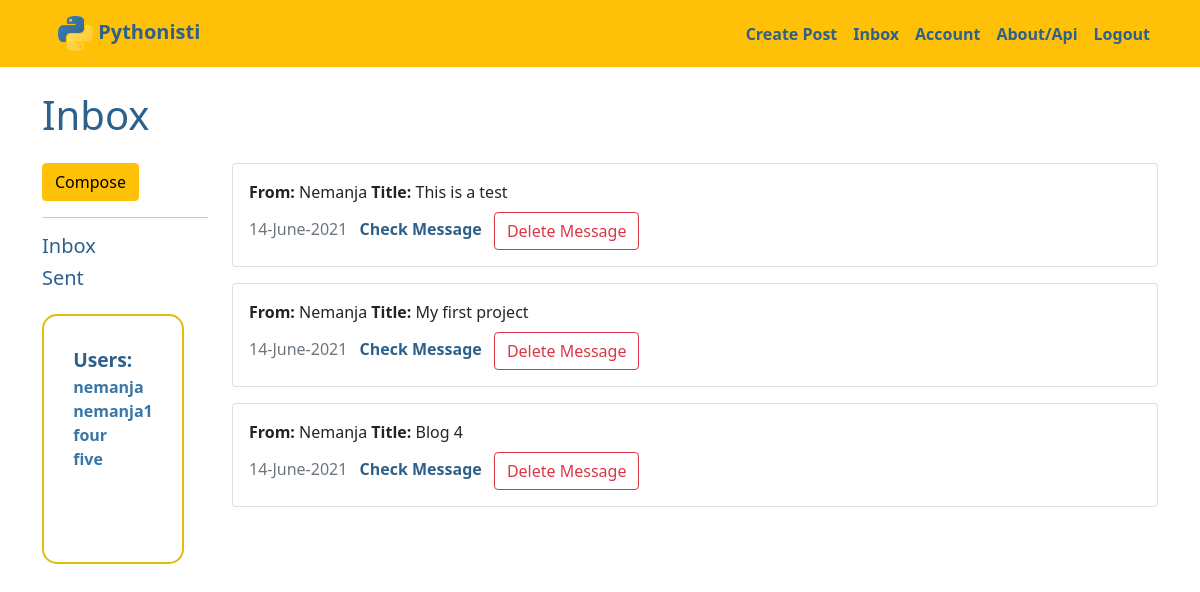
The app's page /mail/inbox (signed in) with its own data.
### myproject/models.py (models this page shows, shortened)
class User(db.Model, UserMixin):
    __tablename__ = 'users'
    id = db.Column(db.Integer, primary_key=True)
    profile_image = db.Column(db.String(255), nullable=False, default='default_profile.png')
    email = db.Column(db.String(64), unique=True, index=True)
    username = db.Column(db.String(64), unique=True, index=True, nullable=False)
    password_hash = db.Column(db.String(255), nullable=False, index=True)
    posts = db.relationship('Blog', backref='author', lazy=True, cascade="all, delete-orphan")
    comments = db.relationship('Comment', backref='comment_author', lazy=True, cascade="all, delete-orphan")
    send_messages = db.relationship(
        'Message',
        backref='sender',
        foreign_keys='Message.sender_id',
        lazy=True,
        cascade="save-update")
    receive_messages = db.relationship(
        'Message',
        backref='receiver',
        foreign_keys='Message.receiver_id',
        lazy=True,
        cascade="save-update")

class Message(db.Model):
    __tablename__ = 'messages'
    id = db.Column(db.Integer, primary_key=True)
    title = db.Column(db.String(125), nullable=False, index=True)
    date = db.Column(db.DateTime, nullable=False, default=datetime.utcnow, index=True)
    text = db.Column(db.Text, nullable=False, index=True)
    seen = db.Column(db.Boolean, nullable=False, default=False, index=True)
    MESSAGE_VISIBLE_TO = db.Column(db.Integer, nullable=True)
    sender_id = db.Column(db.Integer, db.ForeignKey('users.id'), nullable=False)
    receiver_id = db.Column(db.Integer, db.ForeignKey('users.id'), nullable=False)

### myproject/mail/views.py (the view)
@messages_blueprint.route('/inbox')
@login_required
def inbox():
    messages = Message.query.filter(and_(Message.receiver_id == current_user.id,
                                    Message.MESSAGE_VISIBLE_TO.isnot(current_user.id))).all()
    users = User.query.all()
    return render_template('inbox.html', messages=messages, users=users)

### myproject/models.py (called while the page is built)
@login_manager.user_loader
def load_user(user_id):
    return User.query.get(user_id)

### myproject/mail/templates/mail/inbox.html (shortened to what this page needs)
{% extends 'base.html' %}
{% block content %}
  <div class="jumbotron">
    <h1>Inbox</h1>
  </div>
<div class="row">
  <div class="col-md-2">
    <a href="{{ url_for('messages.create_message') }}" class="btn btn-warning">Compose</a>
    <hr>
    <a href="{{ url_for('messages.inbox') }}"><h5>Inbox</h5></a>
    <a href="{{ url_for('messages.sent_messages') }}"><h5>Sent</h5></a>
    <div class="user_list_div">
      <ul><span class='user_list_span'>Users:</span>
        {% for user in users %}
        <li>{{ user.username }}</li>
        {% endfor %}
      </ul>
    </div>
  </div>
    <div class="col-md-10 overflow_div">
      {% for message in messages %}
      {% if current_user.id == message.receiver.id %}
        {% if message.seen %}
        <div class="card mb-3" style="width: 100%;">
        {% else %}
        <div class="card mb-3" style="width: 100%; border:2px solid var(--dark_blue);">
        {% endif %}
          <div class="card-body">
            <p class="card-title"><strong>From: </strong>{{ message.sender.username|capitalize }} <strong>Title: </strong>{{ message.title|capitalize }}</p><label class="card-subtitle mb-2 text-muted">{{ message.date.strftime("%d-%B-%Y") }}</label>
            <a href="{{ url_for('messages.view_message', message_id=message.id) }}" class="card-link check_message_link">Check Message</a>
            <button type="button"
                class="btn btn-outline-danger"
                data-bs-toggle="modal"
                data-bs-target="#del_message">
                  Delete Message
            </button>
          </div>
        </div>
      {% endif %}
    {% endfor %}
    </div>
</div>
{% endblock %}

### myproject/static/css/style.css (style rules this page uses)
:root { --white_letters: #e6e8ea; --yellow: #ffdf76; --dark_yellow: #e3bb09; --light_blue: #75a8d3; --blue: #3776a6; --dark_blue: #2d618c; --dark_letters: #444; }
body { width: 100%; height: 100vh; }
* { margin: 0; padding: 0; box-sizing: border-box; scroll-behavior: smooth; transition: 0.3s; }
a { text-decoration: none; color: var(--dark_blue); }
label { color: var(--dark_letters); }
p { margin: 0; }
h1 { color: var(--dark_blue); margin-bottom: 1.5rem; }
.check_message_link { font-weight: bold; margin: auto 0.5rem; }
.user_list_div { height: 250px; margin: 1.5rem; margin-left: 0; padding: 30px 0; border: 2px solid var(--dark_yellow); border-radius: 15px; display: flex; justify-content: center; overflow: auto; }
.user_list_div > ul { list-style: none; padding: 0; color: var(--blue); font-weight: bold; }
.user_list_span { color: var(--dark_blue); font-size: 1.2rem; margin-bottom: 10px; }
.overflow_div { height: 100vh; overflow: auto; }

### records on screen
User: username "nemanja"
User: username "nemanja1"
User: username "four"
User: username "five"
Message: sender.username "Nemanja", title "This is a test", date "14-June-2021"
Message: sender.username "Nemanja", title "My first project", date "14-June-2021"
Message: sender.username "Nemanja", title "Blog 4", date "14-June-2021"
